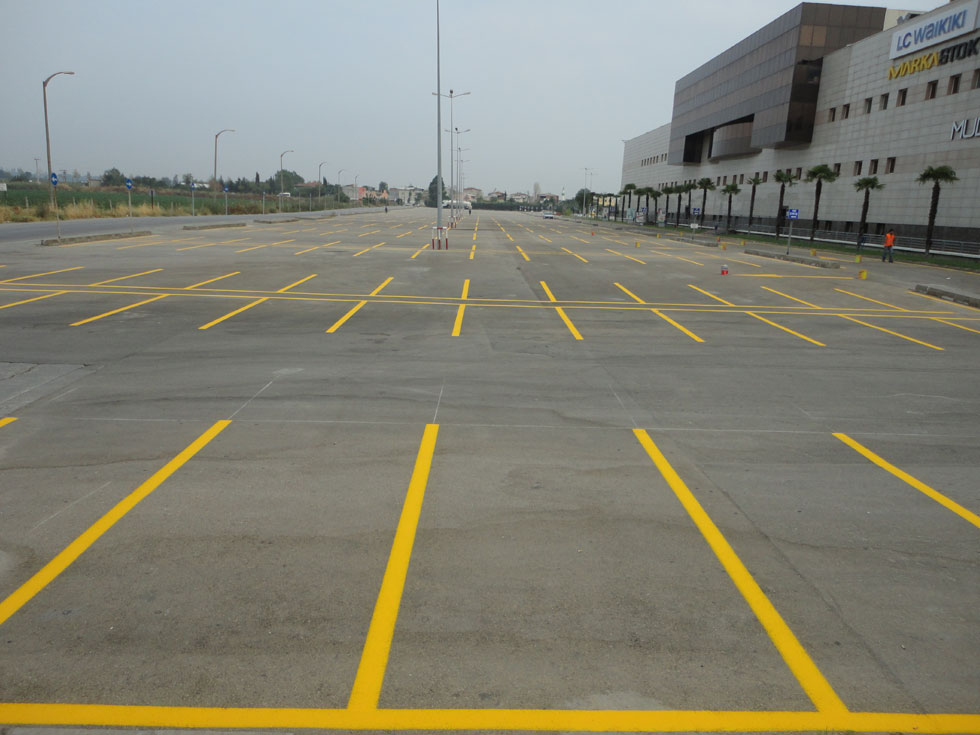
#> input picture cizgi/cizgi.png, 980 x 735 px
$ python cizgi1.py
#> lines starting #> are read from the running program, lines starting #| are printed output that depends on the picture
import cv2
import numpy as np

img=cv2.imread("cizgi.png")
#> img is the input picture: shape (735, 980, 3); mean B, G, R 115.1, 129.9, 131.4
print(img)
#> (printed output is left out)

gri=cv2.cvtColor(img,cv2.COLOR_BGR2GRAY)
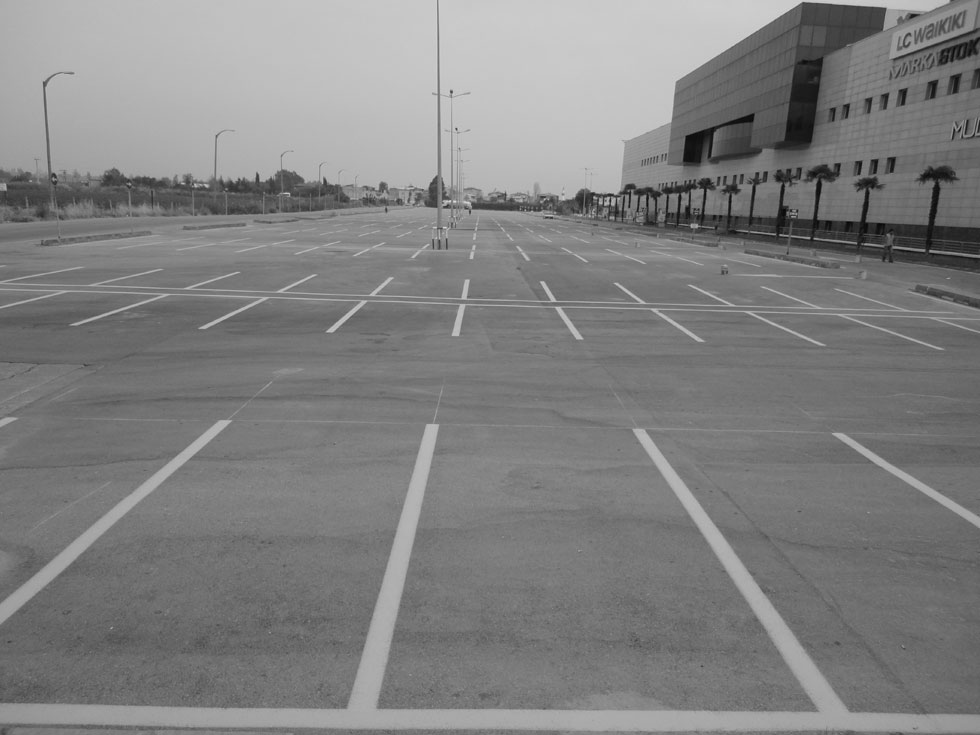
#> gri: shape (735, 980); min 5, max 219, mean 128.7
kenar=cv2.Canny(gri,100,250)
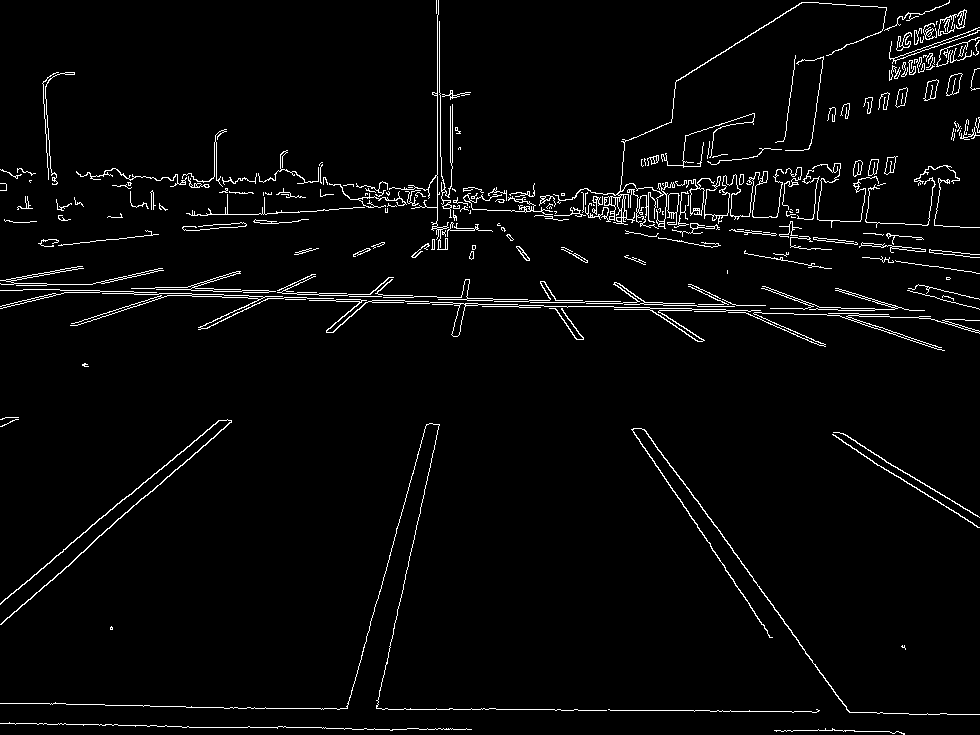
#> kenar: shape (735, 980); 3.1% white in thin lines or dots
cizgi=cv2.HoughLines(kenar,1,np.pi/180,50)
#> cizgi = 2512 rows, first 8: [281, 1.61], [286, 1.61], [283, 1.61], [462, 0.873], [292, 1.59], [151, 1.68], [290, 1.59], [-269, 2.51]
print(cizgi)
#> (printed output is left out)

for i in cizgi:
#> (the run stopped early here; a loop or call above may not have finished)
